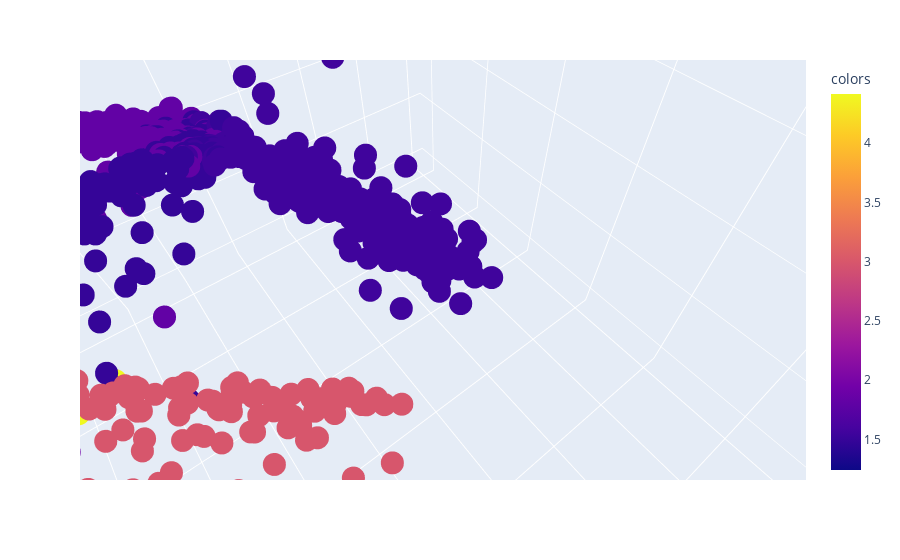

The cell this chart's notebook holds for it:
### Code cell
plot_3d(projected_points, branch.branch_lengths, use_plotly=True)

### Figure 1 — Plotly figure (JSON) as saved in the notebook; plotly's stock layout.template omitted (floating-point values rounded to 4 significant figures; data arrays with more than 128 entries replaced by an {"elided": "..."} marker saying what was removed)
{"data": [{"hovertemplate": "x=%{x}<br>y=%{y}<br>z=%{z}<br>colors=%{marker.color}<extra></extra>", "legendgroup": "", "marker": {"color": {"elided": "2000 float values"}, "coloraxis": "coloraxis", "symbol": "circle"}, "mode": "markers", "name": "", "scene": "scene", "showlegend": false, "type": "scatter3d", "x": {"elided": "2000 float values"}, "y": {"elided": "2000 float values"}, "z": {"elided": "2000 float values"}}], "layout": {"autosize": true, "coloraxis": {"colorbar": {"title": {"text": "colors"}}, "colorscale": [[0, "#0d0887"], [0.1111, "#46039f"], [0.2222, "#7201a8"], [0.3333, "#9c179e"], [0.4444, "#bd3786"], [0.5556, "#d8576b"], [0.6667, "#ed7953"], [0.7778, "#fb9f3a"], [0.8889, "#fdca26"], [1, "#f0f921"]]}, "legend": {"tracegroupgap": 0}, "margin": {"t": 60}, "scene": {"aspectmode": "auto", "aspectratio": {"x": 1.164, "y": 0.8107, "z": 1.06}, "camera": {"center": {"x": 0, "y": 0, "z": 0}, "eye": {"x": 0.09458, "y": -0.07456, "z": 0.1518}, "projection": {"type": "perspective"}, "up": {"x": 0, "y": 0, "z": 1}}, "domain": {"x": [0, 1], "y": [0, 1]}, "xaxis": {"range": [-4.266, 4.266], "title": {"text": "x"}, "type": "linear"}, "yaxis": {"range": [-4.266, 4.266], "title": {"text": "y"}, "type": "linear"}, "zaxis": {"range": [-4.266, 4.266], "title": {"text": "z"}, "type": "linear"}}}}
